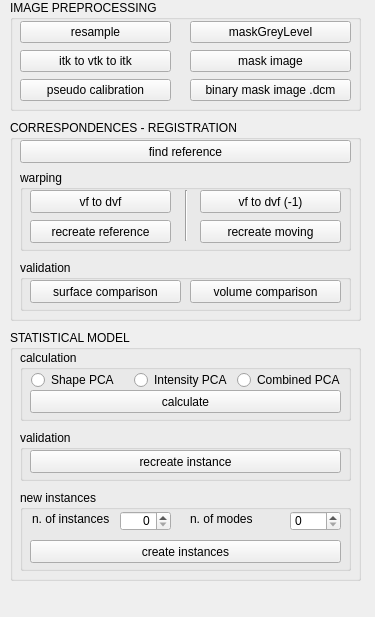
          <widget class="QWidget" name="page_1">
           <property name="geometry">
            <rect>
             <x>0</x>
             <y>0</y>
             <width>375</width>
             <height>617</height>
            </rect>
           </property>
           <attribute name="label">
            <string>IMAGE TOOL</string>
           </attribute>
           <widget class="QGroupBox" name="groupBox">
            <property name="geometry">
             <rect>
              <x>10</x>
              <y>330</y>
              <width>351</width>
              <height>251</height>
             </rect>
            </property>
            <property name="font">
             <font>
              <pointsize>9</pointsize>
             </font>
            </property>
            <property name="title">
             <string>STATISTICAL MODEL</string>
            </property>
            <widget class="QGroupBox" name="groupBox_15">
             <property name="geometry">
              <rect>
               <x>10</x>
               <y>100</y>
               <width>331</width>
               <height>51</height>
              </rect>
             </property>
             <property name="title">
              <string>validation</string>
             </property>
             <widget class="QPushButton" name="RecreateImageInstance">
              <property name="geometry">
               <rect>
                <x>10</x>
                <y>20</y>
                <width>311</width>
                <height>23</height>
               </rect>
              </property>
              <property name="font">
               <font>
                <pointsize>9</pointsize>
               </font>
              </property>
              <property name="text">
               <string>recreate instance</string>
              </property>
             </widget>
            </widget>
            <widget class="QGroupBox" name="groupBox_17">
             <property name="geometry">
              <rect>
               <x>10</x>
               <y>20</y>
               <width>331</width>
               <height>71</height>
              </rect>
             </property>
             <property name="title">
              <string>calculation</string>
             </property>
             <widget class="QRadioButton" name="ShapeImagePCA">
              <property name="geometry">
               <rect>
                <x>11</x>
                <y>21</y>
                <width>83</width>
                <height>18</height>
               </rect>
              </property>
              <property name="text">
               <string>Shape PCA</string>
              </property>
             </widget>
             <widget class="QRadioButton" name="CombinedImagePCA">
              <property name="geometry">
               <rect>
                <x>217</x>
                <y>21</y>
                <width>103</width>
                <height>18</height>
               </rect>
              </property>
              <property name="text">
               <string>Combined PCA</string>
              </property>
             </widget>
             <widget class="QRadioButton" name="IntensityImagePCA">
              <property name="geometry">
               <rect>
                <x>114</x>
                <y>21</y>
                <width>97</width>
                <height>18</height>
               </rect>
              </property>
              <property name="text">
               <string>Intensity PCA</string>
              </property>
             </widget>
             <widget class="QPushButton" name="CalculateImagePCA">
              <property name="geometry">
               <rect>
                <x>10</x>
                <y>40</y>
                <width>311</width>
                <height>23</height>
               </rect>
              </property>
              <property name="text">
               <string>calculate</string>
              </property>
             </widget>
            </widget>
            <widget class="QGroupBox" name="groupBox_23">
             <property name="geometry">
              <rect>
               <x>10</x>
               <y>160</y>
               <width>331</width>
               <height>81</height>
              </rect>
             </property>
             <property name="title">
              <string>new instances</string>
             </property>
             <widget class="QSpinBox" name="NOfImageInstances">
              <property name="geometry">
               <rect>
                <x>100</x>
                <y>21</y>
                <width>51</width>
                <height>20</height>
               </rect>
              </property>
              <property name="alignment">
               <set>Qt::AlignRight|Qt::AlignTrailing|Qt::AlignVCenter</set>
              </property>
              <property name="maximum">
               <number>2000</number>
              </property>
             </widget>
             <widget class="QLabel" name="label_11">
              <property name="geometry">
               <rect>
                <x>12</x>
                <y>21</y>
                <width>80</width>
                <height>16</height>
               </rect>
              </property>
              <property name="text">
               <string>n. of instances</string>
              </property>
             </widget>
             <widget class="QLabel" name="label_14">
              <property name="geometry">
               <rect>
                <x>170</x>
                <y>21</y>
                <width>66</width>
                <height>16</height>
               </rect>
              </property>
              <property name="text">
               <string>n. of modes</string>
              </property>
             </widget>
             <widget class="QSpinBox" name="NOfImageModes_2">
              <property name="geometry">
               <rect>
                <x>270</x>
                <y>21</y>
                <width>51</width>
                <height>20</height>
               </rect>
              </property>
              <property name="maximum">
               <number>200</number>
              </property>
             </widget>
             <widget class="QPushButton" name="CreateImageInstances">
              <property name="geometry">
               <rect>
                <x>10</x>
                <y>50</y>
                <width>311</width>
                <height>23</height>
               </rect>
              </property>
              <property name="text">
               <string>create instances</string>
              </property>
             </widget>
            </widget>
           </widget>
           <widget class="QGroupBox" name="groupBox_3">
            <property name="geometry">
             <rect>
              <x>10</x>
              <y>0</y>
              <width>351</width>
              <height>111</height>
             </rect>
            </property>
            <property name="font">
             <font>
              <pointsize>9</pointsize>
             </font>
            </property>
            <property name="title">
             <string>IMAGE PREPROCESSING</string>
            </property>
            <widget class="QWidget" name="layoutWidget">
             <property name="geometry">
              <rect>
               <x>180</x>
               <y>20</y>
               <width>161</width>
               <height>83</height>
              </rect>
             </property>
             <layout class="QVBoxLayout" name="verticalLayout_2">
              <item>
               <widget class="QPushButton" name="MaskGreyLevel">
                <property name="font">
                 <font>
                  <pointsize>9</pointsize>
                 </font>
                </property>
                <property name="text">
                 <string>maskGreyLevel</string>
                </property>
               </widget>
              </item>
              <item>
               <widget class="QPushButton" name="MaskImage">
                <property name="font">
                 <font>
                  <pointsize>9</pointsize>
                 </font>
                </property>
                <property name="text">
                 <string>mask image</string>
                </property>
               </widget>
              </item>
              <item>
               <widget class="QPushButton" name="BinaryMaskDcm">
                <property name="text">
                 <string>binary mask image .dcm</string>
                </property>
               </widget>
              </item>
             </layout>
            </widget>
            <widget class="QWidget" name="layoutWidget">
             <property name="geometry">
              <rect>
               <x>10</x>
               <y>20</y>
               <width>151</width>
               <height>83</height>
              </rect>
             </property>
             <layout class="QVBoxLayout" name="verticalLayout">
              <item>
               <widget class="QPushButton" name="ImageResample">
                <property name="font">
                 <font>
                  <pointsize>9</pointsize>
                 </font>
                </property>
                <property name="text">
                 <string>resample</string>
                </property>
               </widget>
              </item>
              <item>
               <widget class="QPushButton" name="ItkToVtkToItk">
                <property name="font">
                 <font>
                  <pointsize>9</pointsize>
                 </font>
                </property>
                <property name="text">
                 <string>itk to vtk to itk</string>
                </property>
               </widget>
              </item>
              <item>
               <widget class="QPushButton" name="PseudoCalibration">
                <property name="text">
                 <string>pseudo calibration</string>
                </property>
               </widget>
              </item>
             </layout>
            </widget>
           </widget>
           <widget class="QGroupBox" name="groupBox_8">
            <property name="geometry">
             <rect>
              <x>10</x>
              <y>120</y>
              <width>351</width>
              <height>201</height>
             </rect>
            </property>
            <property name="font">
             <font>
              <pointsize>9</pointsize>
             </font>
            </property>
            <property name="title">
             <string>CORRESPONDENCES - REGISTRATION</string>
            </property>
            <widget class="QPushButton" name="FindReference">
             <property name="geometry">
              <rect>
               <x>10</x>
               <y>20</y>
               <width>331</width>
               <height>23</height>
              </rect>
             </property>
             <property name="text">
              <string>find reference</string>
             </property>
            </widget>
            <widget class="QGroupBox" name="groupBox_18">
             <property name="geometry">
              <rect>
               <x>10</x>
               <y>140</y>
               <width>331</width>
               <height>51</height>
              </rect>
             </property>
             <property name="title">
              <string>validation</string>
             </property>
             <widget class="QPushButton" name="SurfaceComparisonImage">
              <property name="geometry">
               <rect>
                <x>10</x>
                <y>20</y>
                <width>151</width>
                <height>23</height>
               </rect>
              </property>
              <property name="font">
               <font>
                <pointsize>9</pointsize>
               </font>
              </property>
              <property name="text">
               <string>surface comparison</string>
              </property>
             </widget>
             <widget class="QPushButton" name="VolumeComparisonImage">
              <property name="geometry">
               <rect>
                <x>170</x>
                <y>20</y>
                <width>151</width>
                <height>23</height>
               </rect>
              </property>
              <property name="text">
               <string>volume comparison</string>
              </property>
             </widget>
            </widget>
            <widget class="QGroupBox" name="groupBox_19">
             <property name="geometry">
              <rect>
               <x>10</x>
               <y>50</y>
               <width>331</width>
               <height>81</height>
              </rect>
             </property>
             <property name="title">
              <string>warping</string>
             </property>
             <widget class="QPushButton" name="VfToDvf">
              <property name="geometry">
               <rect>
                <x>10</x>
                <y>20</y>
                <width>141</width>
                <height>23</height>
               </rect>
              </property>
              <property name="text">
               <string>vf to dvf</string>
              </property>
             </widget>
             <widget class="QPushButton" name="RecreateMoving">
              <property name="geometry">
               <rect>
                <x>180</x>
                <y>50</y>
                <width>141</width>
                <height>23</height>
               </rect>
              </property>
              <property name="font">
               <font>
                <pointsize>9</pointsize>
               </font>
              </property>
              <property name="text">
               <string>recreate moving</string>
              </property>
             </widget>
             <widget class="QPushButton" name="VfToDvfInverted">
              <property name="geometry">
               <rect>
                <x>180</x>
                <y>20</y>
                <width>141</width>
                <height>23</height>
               </rect>
              </property>
              <property name="text">
               <string>vf to dvf (-1)</string>
              </property>
             </widget>
             <widget class="Line" name="line_2">
              <property name="geometry">
               <rect>
                <x>156</x>
                <y>20</y>
                <width>20</width>
                <height>51</height>
               </rect>
              </property>
              <property name="orientation">
               <enum>Qt::Vertical</enum>
              </property>
             </widget>
             <widget class="QPushButton" name="RecreateReference">
              <property name="geometry">
               <rect>
                <x>10</x>
                <y>50</y>
                <width>141</width>
                <height>23</height>
               </rect>
              </property>
              <property name="text">
               <string>recreate reference</string>
              </property>
             </widget>
            </widget>
           </widget>
          </widget>
